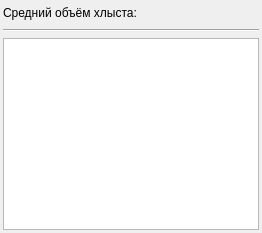
      <widget class="QWidget" name="tab_3">
       <attribute name="title">
        <string>Запас и стоимсоть древесины</string>
       </attribute>
       <layout class="QVBoxLayout" name="verticalLayout_10">
        <property name="leftMargin">
         <number>3</number>
        </property>
        <property name="topMargin">
         <number>3</number>
        </property>
        <property name="rightMargin">
         <number>3</number>
        </property>
        <property name="bottomMargin">
         <number>3</number>
        </property>
        <item>
         <layout class="QHBoxLayout" name="horizontalLayout_8">
          <item>
           <widget class="QLabel" name="label_26">
            <property name="text">
             <string>Средний объём хлыста:</string>
            </property>
           </widget>
          </item>
          <item>
           <widget class="QLabel" name="label_27">
            <property name="text">
             <string/>
            </property>
           </widget>
          </item>
          <item>
           <spacer name="horizontalSpacer_3">
            <property name="orientation">
             <enum>Qt::Horizontal</enum>
            </property>
            <property name="sizeHint" stdset="0">
             <size>
              <width>40</width>
              <height>20</height>
             </size>
            </property>
           </spacer>
          </item>
         </layout>
        </item>
        <item>
         <widget class="Line" name="line_3">
          <property name="orientation">
           <enum>Qt::Horizontal</enum>
          </property>
         </widget>
        </item>
        <item>
         <widget class="QTableWidget" name="tableWidget_2">
          <attribute name="horizontalHeaderVisible">
           <bool>false</bool>
          </attribute>
          <attribute name="verticalHeaderVisible">
           <bool>false</bool>
          </attribute>
         </widget>
        </item>
       </layout>
      </widget>
